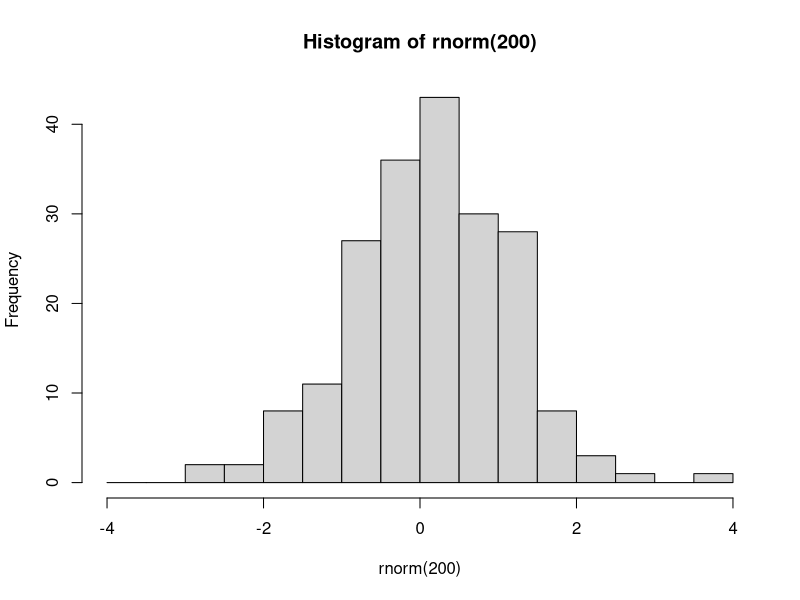
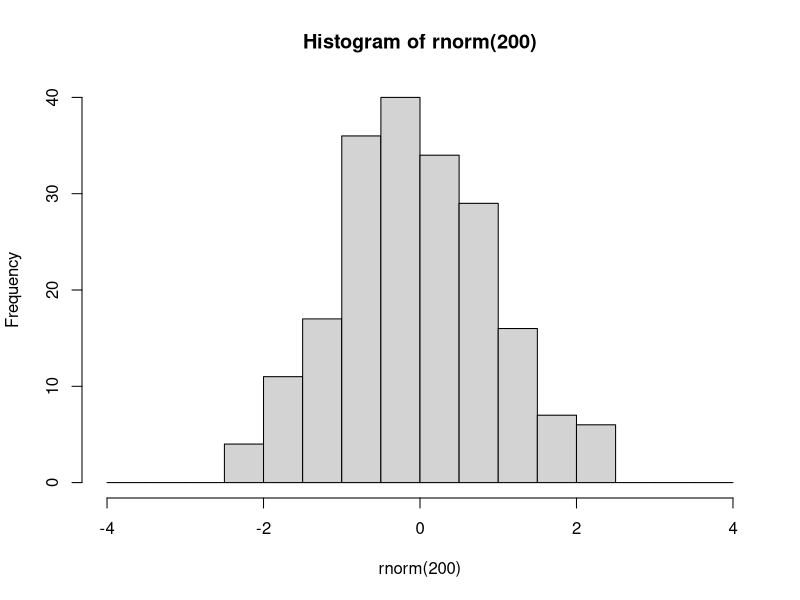

Here is the R script that generated these plots, in order: (Note: this script raises an error after producing the figures.)
###################################
###################################
########                   ########
########   Data Science 1  ########
########       Lab 7       ######## 
########  10th Dec. 2024   ########
########                   ########
###################################
###################################

## Welcome to lab #4. Today we will start with an introduction to the tidyverse,
# Then you will write your own lm() function, and finally a couple of exercises



#####################
####    Pipes    ####
#####################

# The pipe operator looks like this: |>
# It signifies: take the element on the left and use it as the first argument in the function on the right

# Example

hist(rnorm(200), breaks=seq(-4,4,0.5))
# is equivalent to

rnorm(200) |> hist(breaks=seq(-4,4,0.5))

# The purpose of the pipe is mostly aesthetic, in particular to avoid large numbers of parentheses when something needs to be transformed using multiple functions:



### 1.1 Rewrite the following expression using pipes:
set.seed(123)
round(sqrt(log(runif(10,1,10))),2)


# Pipes were initially created in a package called magrittr, part of the 'tidyverse' group of packages


########################
####    Packages    ####
########################

# Packages are essentially environments full of functions and/or objects which aren't loaded into R by default, but must be first installed (generally from a repository called CRAN), and then loaded

# Here we will install tidyverse, which is not one but a series of packages written by the same group of people, which share a number of syntactical features

install.packages("tidyverse")

# After you have installed tidyverse into your packages, you must also load it into your environment

library(tidyverse)

# You will only have to install a package once. However, every time you start fresh in a new R environment, you will have to load the packages you need again.

#########################
####    TIDYVERSE    ####
#########################

# The tidyverse encompasses a very large number of packages, and is fairly powerful (in that you can do a lot using tidyverse packages)
# However, you DO NOT need to use tidyverse exclusively! I mostly don't use it, for example, preferring to stick to base R except for a few functionalities.

# Downsides of tidyverse include: unique syntax which is very different from other programming languages such as python
# 'Black box' functions that have specific purposes that must be remembered, as opposed to more general-purpose functions in base R
# Often actually more verbose than base R (ie. requires more lines of code to do the same thing)
# Using tidyverse is a matter of preference!

# The pipe operator was originally introduced in the tidyverse package magrittr. 
# The tidyverse pipe operator looks like this: %>%

set.seed(123)
runif(10,1,10) %>% 
  log() %>%
  sqrt() %>%
  round(2)

# In this class we will look at 2 important tidyverse packages.
# Today we will look at dplyr, which is used to manipulate and transform data.
# Next week we will learn ggplot2, which is used for plotting and data visualisation

#####################
####    dplyr    ####
#####################

# The philosophy behind dplyr is that every data transformation can be done using a function, and multiple transformations can be done by piping an object through multiple functions
# For example, in dplyr we no longer use indexing.
# Instead we use the functions 'select', to choose specific columns in a data frame, and 'filter', to choose specific rows.

data(mtcars)

# so instead of:
mtcars[mtcars$cyl == 6, 1:5]
# we would write:
mtcars %>%
  filter(cyl==6) %>%
  select(1:5)

### 2.1
# using select() and filter(), create a new database of cars that are over 4000 lbs in weight, retaining only the wt and mpg columns. Save this database to an object called 'df'.


# After you have selected the rows and columns you are interested in, you can 
# change the order of the rows using arrange

df %>% arrange(wt)

df %>% arrange(desc(wt))


# To change variables, we can use mutate()
df <- df %>% mutate(wt_kg=wt*453.592,
                    km_per_l = mpg*1.60934/3.78541)

# And we can use ifelse() within mutate()
mtcars <- mtcars %>%
            mutate(wt_class = ifelse(wt>=4, 'Oversized','Standard'))

# We can even do a sultiple ifelse statment using case_when()
mtcars <- mtcars %>%
            mutate(
              efficiency = case_when(
                mpg<=15 ~ 'low',
                mpg>15 & mpg<=20 ~ 'medium',
                mpg>20 ~ 'high'
                ))

# Next, summarise (or summarize) is a useful function which collapses a dataframe into a single row and can calculate summary statistics, eg:

mtcars %>% 
  summarise(
    mean_wt = mean(wt),
    sd_wt = sd(wt),
    n = length(mpg)
  )

# We can also use summarise to collapse a data frame not into one single row, but into as many rows as we have groups of interest. 
# To do this, first we need to use group_by()

mtcars %>% group_by(efficiency)

# You'll notice that this automatically changes the data frame into a new kind of object, called a tibble.
# Tibbles are basically tidyverse dataframes, that display information slightly differently, and are a bit more particular about certain things like not wanting empty cells.
# Tibbles can also be grouped, which allows for further operations down the line
# For example:

mtcars %>% 
  group_by(efficiency) %>%
  summarise(
    wt_kg=mean(wt),
    n=length(hp)
  ) %>%
  arrange(
    c('high','medium','low')
  )

# You can group by multiple variables

mtcars %>% 
  group_by(efficiency,cyl) %>%
  summarise(
    wt_kg=mean(wt),
    n=length(hp)
  )

# After grouping a tibble, remember to ungroup it later using ungroup(), or you may have issues down the line.

# 3.1
data(iris)
# using the dplyr functions do the following:
# create a new column called Petal.Area which is the product of the petal width and petal length columns.
# For each of the different species of iris, present the mean and standard deviation for the sepal length, sepal width, and petal area, as well as the number of samples (n)
# Order this database in decreasing order of average petal length.



#######################################################
####    Code your own lm and predict functions!    ####
#######################################################

### 4.1 lm()

# Here I will walk you through the steps needed to write these functions. Follow along with the slides from this week's and last week's lectures - they contain all of the maths and some of the code that you need!

# At each step of the way, you should save each new element you calculate into a new object.

# Your lm function should take as input a y variable, and one or more x variables which should be inputted as a matrix or dataframe with one variable per column. 

my.lm <- function(y,x){

# Start by saving the sample size (n). You will need it later for calculating degrees of freedom for the test statistics and sampling distributions.
  n <- 
# Next create the X matrix using as.matrix. Don't forget to add the column of 1s!
  x <- 
# use the y input and your newly constructed x matrix to calculate the parameter estimates (or coefficients). 
# Hint: see lab 6, and remember that t() gives the transpose of a matrix and solve() gives its inverse
  b <- 
# Next, using these calculated coefficients, calculate all of the predicted values, y_hat, for each of the values of x (each of the rows of the X matrix). 
# Hint: look at the formula for the linear model - and remember we are multiplying matrices!
  y_hat <- 
# Next, calculate the residuals (actual values of y minus the predicted values y_hat)
  e <- 
# Next calculate the estimate of the residual standard error, s. Careful about the denominator here: check how many degrees of freedom you have!
  s <- 
# Using s, calculate the variance covariance matrix of the coefficients.
  vcov_coef <- 
# from this covariance matrix, extract the standard errors of the coefficients
  se_coef <- 
# use these standard errors to calculate the t-values for each of the coefficients
  t_vals <- 
# And use these t-values to calculate p-values.
  p <- 
# Next, calculate the R2 value

  RSS <- 
  TSS <- 
  r2 <- 
# Bonus points if you want to look up how to calculate adjusted R2
  adj_r2 <-
# Next, calculate the F-statistic and the p-value for the model.
  f_stat <- 
  model_p <- 
  
# Finally, put all of these elements into a list, and have your function return that list. 
  return(list(n=n,
              coefficients = b,
              residuals = e,
              s = s,
              vcov = vcov_coef,
              se = se_coef,
              t_values = t_vals,
              p_values = p,
              r2 = r2,
              adj_r2 = adj_r2,
              F_statistic = f_stat,
              model_p_value = model_p))
}

# compare your function against the built-in R function in R.

my.lm(y=mtcars$mpg,x=mtcars[,c('wt','cyl')])

### 4.2 predict()

# This will be much shorter. Create a new function that takes as input the output from your first function, along with a new_data object that has as many columns as there are predictor variables in the model output, and a confidence interval size

my.predict <- function(model_output, new_data, ci_level = 0.97) {
  
  # Extract coefficients from your my.lm output
  coef = 

  # Add a column of 1s to the new_data
  new_data = 

  # generate the predicted values of y from the new_data object based on the coefficients from the model
  # Again, remember the formula for the linear model!
  y_hat = 

#for each of these predicted values, calculate a confidence interval
  # first calculate the critical levels of the t-distribution using the ci_level and the degrees of freedom
  area_in_tails = 
  t_lower = 
  t_upper = 

  # next, for each row of the new_data object, calculate the standard error of the predicted value
  # Check the slides, and remember that 𝒗𝒄𝒐𝒗(𝒃) was saved as "vcov" in the model output
 sy = sqrt(apply(new_data,1,function(.)t(.)%*%model_output$vcov%*%.))
  
  # next, calculate the upper and lower confidence boundaries for each prediction using the critical t-levels and the previously calculated standard error
 ci_lower = 
 ci_upper = 

  # finally, put these confidence intervals into a dataframe
 ci = data.frame(ci_lower,ci_upper)
 colnames(ci) = paste0(ci_level,'%_',c('lower','upper'))
 df = cbind(y_hat = y_hat,ci)
 return(df)
}


### 4.3
# Use your functions to run the following model

# mtcars$mpg ~ mtcars$wt + mtcars$cyl


# Then plot predicted marginal effect of weight for a car with 4 cylynders. Add 96% confidence intervals to the graph.
# Hint: For this, in your "newdata" object, add a column of 4s for the number of cylinders

# Compare this graph to the graph from the lecture.


# What do you conclude?



